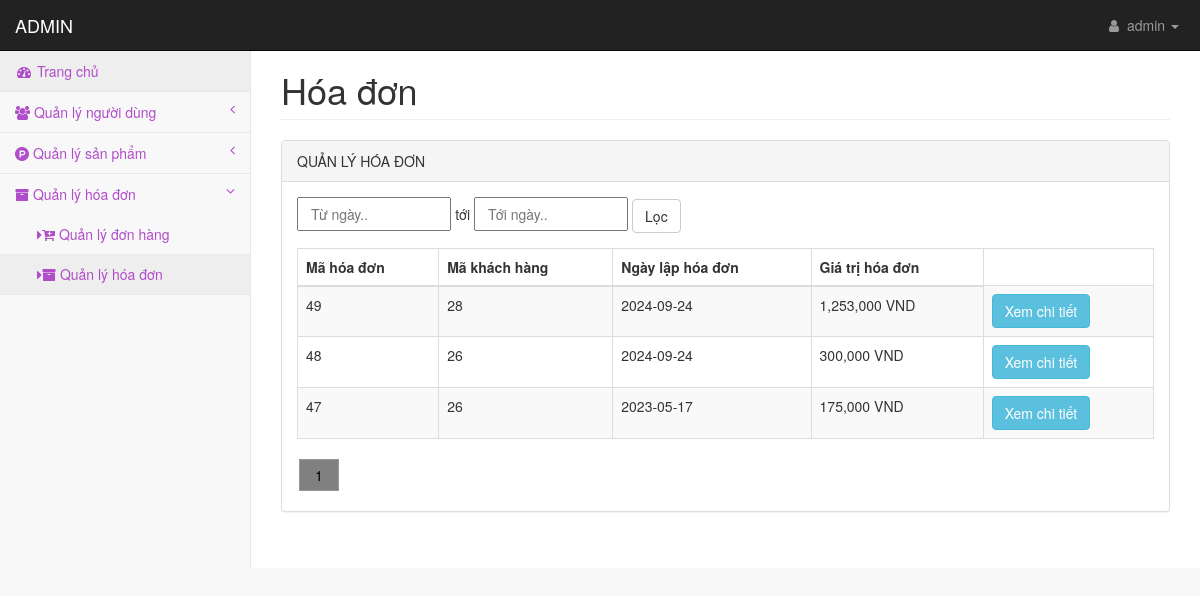
Screenshot of /admin/pages/hoadonlist.php (signed in) with the database file from the repository.
### tables this page shows
CREATE TABLE `tbl_hoadon` (
  `maHoaDon` int(11) NOT NULL,
  `maKhachHang` int(11) NOT NULL,
  `ngayDat` date NOT NULL,
  `giaTriHD` int(11) NOT NULL
);

### admin/lib/database.php (called while the page is built, shortened)
<?php
Class Database{
   public $host   = DB_HOST;
   public $user   = DB_USER;
   public $pass   = DB_PASS;
   public $dbname = DB_NAME;
   public $link;
private function connectDB(){
   $this->link = new mysqli($this->host, $this->user, $this->pass,
    $this->dbname);
 }
public function select($query){
  $result = $this->link->query($query) or
   die($this->link->error.__LINE__);
  if($result->num_rows > 0){
    return $result;
  } else {
    return false;
  }
 }
}

### admin/classes/hoadon.php (called while the page is built, shortened)
<?php
    require_once '../lib/database.php';
?>
<?php
    class hoadon
    {
        private $db;
        public function __construct()
        {
            $this->db = new Database();
        }
        public function show_hoadonPhanTrang()
        {
            $sanPhamTungTrang = 10;
            if (!isset($_GET['trang'])){
                    $trang = 1;
            }else{
                    $trang = $_GET['trang'];
            }
            $tungTrang = ($trang - 1) * $sanPhamTungTrang;
           if (isset($_GET['wordSearch']) && !empty($_GET['wordSearch']) ){
                if (isset($_GET['timTheo']) && !empty($_GET['timTheo']) ){
                    $wordSearch = $_GET['wordSearch'];
                    $timTheo = $_GET['timTheo'];
                    if ($timTheo == "Mã hóa đơn"){
                        $query = "SELECT * FROM tbl_hoadon WHERE maHoaDon LIKE '%$wordSearch%' ORDER BY maHoaDon DESC LIMIT $tungTrang, $sanPhamTungTrang ";
                    }
                    if ($timTheo == "Mã khách hàng"){
                        $query = "SELECT * FROM tbl_hoadon WHERE maKhachHang LIKE '%$wordSearch%' ORDER BY maHoaDon DESC LIMIT $tungTrang, $sanPhamTungTrang";
                    }
                    if ($timTheo == "Ngày lập hóa đơn"){
                        $query = "SELECT * FROM tbl_hoadon WHERE ngayDat LIKE '%$wordSearch%' ORDER BY maHoaDon DESC LIMIT $tungTrang, $sanPhamTungTrang  ";
                    }
                }
            }else{
                    $query = "SELECT * FROM tbl_hoadon ORDER BY maHoaDon DESC LIMIT $tungTrang, $sanPhamTungTrang ";
            }
            $result = $this->db->select($query);
            return $result;
        }
        public function getAllHoaDon()
        {
            if (isset($_GET['wordSearch']) && !empty($_GET['wordSearch']) ){
                if (isset($_GET['timTheo']) && !empty($_GET['timTheo']) ){
                    $wordSearch = $_GET['wordSearch'];
                    $timTheo = $_GET['timTheo'];
                    if ($timTheo == "Mã hóa đơn"){
                        $query = "SELECT * FROM tbl_hoadon WHERE maHoaDon LIKE '%$wordSearch%' ORDER BY maHoaDon DESC  ";
                    }
                    if ($timTheo == "Mã khách hàng"){
                        $query = "SELECT * FROM tbl_hoadon WHERE maKhachHang LIKE '%$wordSearch%' ORDER BY maHoaDon DESC ";
                    }
                    if ($timTheo == "Ngày lập hóa đơn"){
                        $query = "SELECT * FROM tbl_hoadon WHERE ngayDat LIKE '%$wordSearch%' ORDER BY maHoaDon DESC   ";
                    }
                }
            }else{
                    $query = "SELECT * FROM tbl_hoadon ORDER BY maHoaDon DESC ";
            }
            $result = $this->db->select($query);
            return $result;
        }
    }
?>

### admin/pages/hoadonlist.php (the view, shortened to what this page needs)
<?php
    include 'header.php';
?>
<?php  include_once '../classes/hoadon.php' ?>
<?php
    $hoadon = new hoadon();
?>
            <div id="page-wrapper">
                <div class="container-fluid">
                    <div class="row">
                        <div class="col-lg-12">
                            <h1 class="page-header">Hóa đơn</h1>
                        </div>
                    </div>
                    <div class="row">
                        <div class="col-lg-12">
                            <div class="panel panel-default">
                                <div class="panel-heading">
                                    QUẢN LÝ HÓA ĐƠN
                                </div>
                                <div class="panel-body">
                                    <form action="" method="get" style="margin-bottom: 15px;">
                                       <input type="text" name="ngaytruoc" placeholder="Từ ngày.." id="datepicker1" value="<?php if (isset($_GET['ngaytruoc'])) echo $_GET['ngaytruoc'] ?>" style="width: 18%;height: 34px;padding: 6px 12px;font-size: 14px;">
                                       <span> tới </span>
                                       <input type="text" name="ngaysau" placeholder="Tới ngày.." id="datepicker2" value="<?php if (isset($_GET['ngaysau'])) echo $_GET['ngaysau'] ?>" style="width: 18%;height: 34px;padding: 6px 12px;font-size: 14px;">
                                        <input type="submit" name="action" value="Lọc" class="btn btn-default" >
                                    </form>
                                    <div class="table-responsive">
                                        <table class="table table-striped table-bordered table-hover">
                                            <thead>
                                                <tr>
                                                    <th>Mã hóa đơn</th>
                                                    <th>Mã khách hàng</th>
                                                    <th>Ngày lập hóa đơn</th>
                                                    <th>Giá trị hóa đơn</th>
                                                </tr>
                                            </thead>
                                            <tbody>
                                                <?php
                                                    $hoadonlist = $hoadon->show_hoadonPhanTrang();
                                                    if ($hoadonlist){
                                                        while ($resultHD = $hoadonlist->fetch_assoc()){
                                                ?>
                                                <tr class="odd gradeX">
                                                    <td><?php echo $resultHD['maHoaDon']; ?></td>
                                                    <td><?php echo $resultHD['maKhachHang']; ?></td>
                                                    <td><?php echo $resultHD['ngayDat']; ?></td>
                                                    <td><?php echo number_format($resultHD['giaTriHD']); ?> VND</td>
                                                    <td>
                                                        <a href="chitiethoadon.php?maHoaDon=<?php echo $resultHD['maHoaDon'] ?>"><button type="button" class="btn btn-info" id="btnShow" >Xem chi tiết</button>
                                                            </a>
                                                    </td>
                                                </tr>
                                                <?php
                                                    }
                                                }
                                                ?>
                                            </tbody>
                                        </table>
                                        <div class="phanTrang">
                                            <?php
                                                    $donhangAll = $hoadon->getAllHoaDon();
                                                    if (mysqli_num_rows($donhangAll) == 0){
                                                        echo "<script>alert('Không tìm thấy dữ liệu!'); history.back();</script>";
                                                    }else{
                                                        $donhangCount = mysqli_num_rows($donhangAll);
                                                    }
                                                    $donhangButton = ceil($donhangCount/10);
                                                    if (!isset($_GET['trang'])){
                                                        $trangHienTai = 1;
                                                    }else{
                                                        $trangHienTai = $_GET['trang'];
                                                    }
                                                    if (isset($_GET['wordSearch'])  && !empty($_GET['wordSearch']) ){
                                                         $wordSearch = $_GET['wordSearch'];
                                                         $timTheo = $_GET['timTheo'];
                                                        if ($trangHienTai > 1 && $donhangButton > 1){
                                                            echo '<a href="?wordSearch='.$wordSearch.'&search=Tìm+kiếm&timTheo='.$timTheo.'$trang='.($trangHienTai - 1).' " ><i class="fa fa-angle-double-left"></i> Trang trước</a>';
                                                        }
                                                        for ($i = 1; $i <= $donhangButton; $i++ ){
                                                            if ($i == $trangHienTai ){
                                                                echo '<a href="?wordSearch='.$wordSearch.'&search=Tìm+kiếm&timTheo='.$timTheo.'&trang='.$i.' " style="background-color: grey;">' .$i. '</a>';
                                                            }else{
                                                                echo '<a href="?wordSearch='.$wordSearch.'&search=Tìm+kiếm&timTheo='.$timTheo.'&trang='.$i.' ">' .$i. '</a>';
                                                            }
                                                        }
                                                        if ($trangHienTai < $donhangButton && $donhangButton > 1){
                                                            echo '<a href="?wordSearch='.$wordSearch.'&search=Tìm+kiếm&timTheo='.$timTheo.'&trang='.($trangHienTai + 1).' ">Trang sau <i class="fa fa-angle-double-right"></i></a>';
                                                        }
                                                    }else{
                                                        for ($i = 1; $i <= $donhangButton; $i++ ){
                                                            if ($i == $trangHienTai ){
                                                                echo '<a href="?trang='.$i.' " style="background-color: grey;">' .$i. '</a>';
                                                            }else{
                                                                echo '<a href="?trang='.$i.' ">' .$i. '</a>';
                                                            }
                                                        }
                                                    }
                                                ?>
                                        </div>
                                    </div>
                                </div>
                            </div>
                        </div>
                    </div>
                                </div>
                            </div>
                        </div>
    </body>
</html>

### admin/css/startmin.css (style rules this page uses)
body { background-color: #f8f8f8; }
#page-wrapper { padding-top: 30px; min-height: 568px; background-color: #fff; }
@media (min-width:768px) { #page-wrapper { position: inherit; margin-left: 250px; padding: 30px 15px 0 15px; border-left: 1px solid #e7e7e7; } }

### admin/pages/hoadonlist.php (style rules this page uses)
.phanTrang a { text-decoration: none; cursor: pointer; color: black; float: left; padding: 5px 15px; border: 1px solid #999499; margin: 0px 2px 5px; }

### rows the page displays
tbl_hoadon: maHoaDon "49", maKhachHang "28", ngayDat "2024-09-24", giaTriHD "1,253,000"
tbl_hoadon: maHoaDon "48", maKhachHang "26", ngayDat "2024-09-24", giaTriHD "300,000"
tbl_hoadon: maHoaDon "47", maKhachHang "26", ngayDat "2023-05-17", giaTriHD "175,000"

### other values shown
Session::get('tenNguoiQuanTri') "admin"
